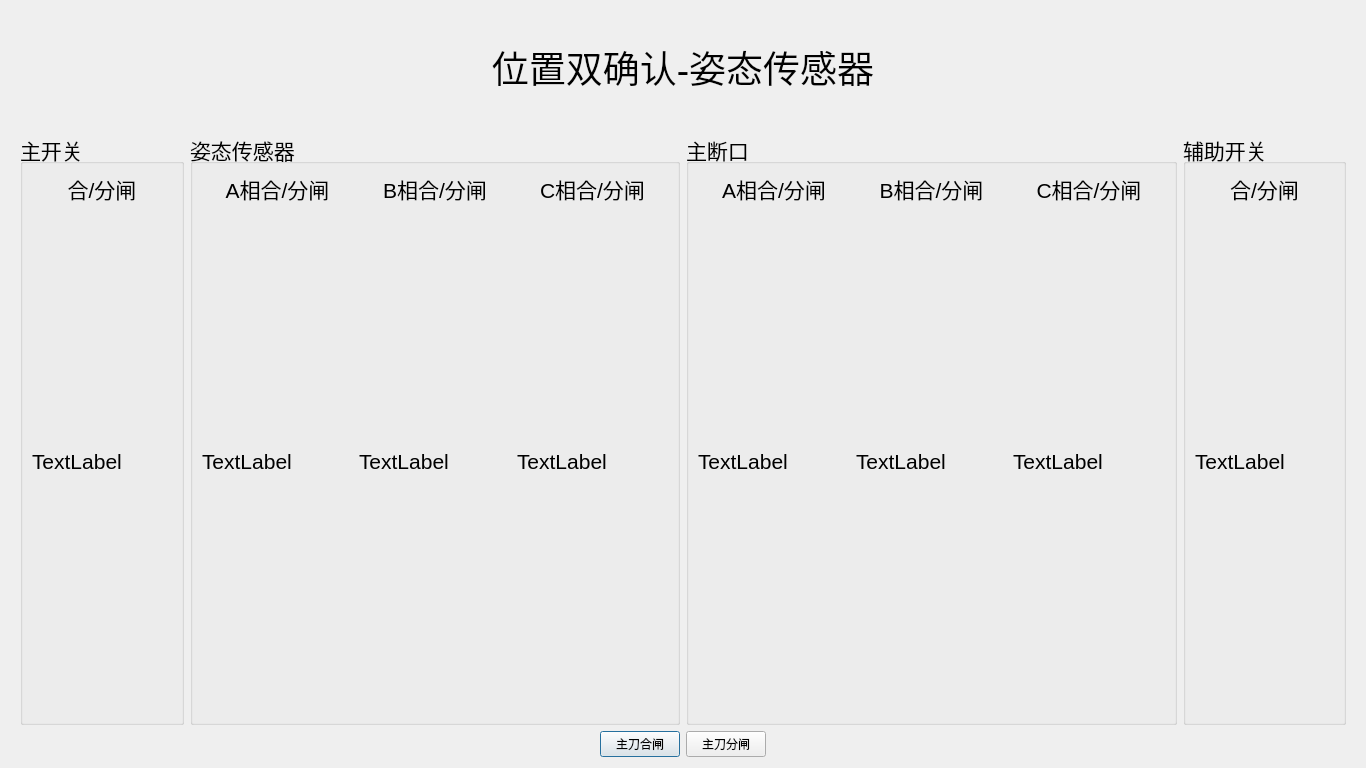
<?xml version="1.0" encoding="UTF-8"?>
<ui version="4.0">
 <class>switchangels</class>
 <widget class="QDialog" name="switchangels">
  <property name="windowModality">
   <enum>Qt::ApplicationModal</enum>
  </property>
  <property name="geometry">
   <rect>
    <x>0</x>
    <y>0</y>
    <width>1366</width>
    <height>768</height>
   </rect>
  </property>
  <property name="sizePolicy">
   <sizepolicy hsizetype="Preferred" vsizetype="Preferred">
    <horstretch>0</horstretch>
    <verstretch>0</verstretch>
   </sizepolicy>
  </property>
  <property name="windowTitle">
   <string>位置双确认-姿态传感器</string>
  </property>
  <property name="windowIcon">
   <iconset resource="images.qrc">
    <normaloff>:/images/cgjt.png</normaloff>:/images/cgjt.png</iconset>
  </property>
  <layout class="QVBoxLayout" name="verticalLayout_9" stretch="1,5,2">
   <property name="leftMargin">
    <number>20</number>
   </property>
   <property name="topMargin">
    <number>9</number>
   </property>
   <property name="rightMargin">
    <number>20</number>
   </property>
   <item>
    <widget class="QLabel" name="labportTitle">
     <property name="font">
      <font>
       <family>Arial</family>
       <pointsize>28</pointsize>
      </font>
     </property>
     <property name="text">
      <string>&lt;html&gt;&lt;head/&gt;&lt;body&gt;&lt;p align=&quot;center&quot;&gt;位置双确认-姿态传感器&lt;/p&gt;&lt;/body&gt;&lt;/html&gt;</string>
     </property>
    </widget>
   </item>
   <item>
    <layout class="QHBoxLayout" name="horizontalLayout_4" stretch="1,3,3,1">
     <item>
      <widget class="QGroupBox" name="groupBox_4">
       <property name="font">
        <font>
         <family>Arial</family>
         <pointsize>16</pointsize>
        </font>
       </property>
       <property name="title">
        <string>主开关</string>
       </property>
       <layout class="QVBoxLayout" name="verticalLayout_8">
        <item>
         <widget class="QLabel" name="label_8">
          <property name="maximumSize">
           <size>
            <width>16777215</width>
            <height>30</height>
           </size>
          </property>
          <property name="text">
           <string>&lt;html&gt;&lt;head/&gt;&lt;body&gt;&lt;p align=&quot;center&quot;&gt;合/分闸&lt;/p&gt;&lt;/body&gt;&lt;/html&gt;</string>
          </property>
         </widget>
        </item>
        <item>
         <widget class="QLabel" name="labZong">
          <property name="text">
           <string>TextLabel</string>
          </property>
         </widget>
        </item>
       </layout>
      </widget>
     </item>
     <item>
      <widget class="QGroupBox" name="groupBox">
       <property name="font">
        <font>
         <family>Arial</family>
         <pointsize>16</pointsize>
        </font>
       </property>
       <property name="title">
        <string>姿态传感器</string>
       </property>
       <layout class="QHBoxLayout" name="horizontalLayout">
        <item>
         <layout class="QVBoxLayout" name="verticalLayout_2">
          <item>
           <widget class="QLabel" name="label">
            <property name="maximumSize">
             <size>
              <width>16777215</width>
              <height>30</height>
             </size>
            </property>
            <property name="text">
             <string>&lt;html&gt;&lt;head/&gt;&lt;body&gt;&lt;p align=&quot;center&quot;&gt;A相合/分闸&lt;/p&gt;&lt;/body&gt;&lt;/html&gt;</string>
            </property>
           </widget>
          </item>
          <item>
           <widget class="QLabel" name="labferrtingA">
            <property name="minimumSize">
             <size>
              <width>0</width>
              <height>0</height>
             </size>
            </property>
            <property name="text">
             <string>TextLabel</string>
            </property>
           </widget>
          </item>
         </layout>
        </item>
        <item>
         <layout class="QVBoxLayout" name="verticalLayout_3">
          <item>
           <widget class="QLabel" name="label_4">
            <property name="maximumSize">
             <size>
              <width>16777215</width>
              <height>30</height>
             </size>
            </property>
            <property name="text">
             <string>&lt;html&gt;&lt;head/&gt;&lt;body&gt;&lt;p align=&quot;center&quot;&gt;B相合/分闸&lt;/p&gt;&lt;/body&gt;&lt;/html&gt;</string>
            </property>
           </widget>
          </item>
          <item>
           <widget class="QLabel" name="labferrtingB">
            <property name="minimumSize">
             <size>
              <width>0</width>
              <height>0</height>
             </size>
            </property>
            <property name="text">
             <string>TextLabel</string>
            </property>
           </widget>
          </item>
         </layout>
        </item>
        <item>
         <layout class="QVBoxLayout" name="verticalLayout_4">
          <item>
           <widget class="QLabel" name="label_5">
            <property name="maximumSize">
             <size>
              <width>16777215</width>
              <height>30</height>
             </size>
            </property>
            <property name="text">
             <string>&lt;html&gt;&lt;head/&gt;&lt;body&gt;&lt;p align=&quot;center&quot;&gt;C相合/分闸&lt;/p&gt;&lt;/body&gt;&lt;/html&gt;</string>
            </property>
           </widget>
          </item>
          <item>
           <widget class="QLabel" name="labferrtingC">
            <property name="minimumSize">
             <size>
              <width>0</width>
              <height>0</height>
             </size>
            </property>
            <property name="text">
             <string>TextLabel</string>
            </property>
           </widget>
          </item>
         </layout>
        </item>
       </layout>
      </widget>
     </item>
     <item>
      <widget class="QGroupBox" name="groupBox_2">
       <property name="font">
        <font>
         <family>Arial</family>
         <pointsize>16</pointsize>
        </font>
       </property>
       <property name="title">
        <string>主断口</string>
       </property>
       <layout class="QHBoxLayout" name="horizontalLayout_2">
        <item>
         <layout class="QVBoxLayout" name="verticalLayout_5">
          <item>
           <widget class="QLabel" name="label_2">
            <property name="maximumSize">
             <size>
              <width>16777215</width>
              <height>30</height>
             </size>
            </property>
            <property name="text">
             <string>&lt;html&gt;&lt;head/&gt;&lt;body&gt;&lt;p align=&quot;center&quot;&gt;A相合/分闸&lt;/p&gt;&lt;/body&gt;&lt;/html&gt;</string>
            </property>
           </widget>
          </item>
          <item>
           <widget class="QLabel" name="labportA">
            <property name="minimumSize">
             <size>
              <width>0</width>
              <height>0</height>
             </size>
            </property>
            <property name="text">
             <string>TextLabel</string>
            </property>
           </widget>
          </item>
         </layout>
        </item>
        <item>
         <layout class="QVBoxLayout" name="verticalLayout_6">
          <item>
           <widget class="QLabel" name="label_6">
            <property name="maximumSize">
             <size>
              <width>16777215</width>
              <height>30</height>
             </size>
            </property>
            <property name="text">
             <string>&lt;html&gt;&lt;head/&gt;&lt;body&gt;&lt;p align=&quot;center&quot;&gt;B相合/分闸&lt;/p&gt;&lt;/body&gt;&lt;/html&gt;</string>
            </property>
           </widget>
          </item>
          <item>
           <widget class="QLabel" name="labportB">
            <property name="minimumSize">
             <size>
              <width>0</width>
              <height>0</height>
             </size>
            </property>
            <property name="text">
             <string>TextLabel</string>
            </property>
           </widget>
          </item>
         </layout>
        </item>
        <item>
         <layout class="QVBoxLayout" name="verticalLayout_7">
          <item>
           <widget class="QLabel" name="label_7">
            <property name="maximumSize">
             <size>
              <width>16777215</width>
              <height>30</height>
             </size>
            </property>
            <property name="text">
             <string>&lt;html&gt;&lt;head/&gt;&lt;body&gt;&lt;p align=&quot;center&quot;&gt;C相合/分闸&lt;/p&gt;&lt;/body&gt;&lt;/html&gt;</string>
            </property>
           </widget>
          </item>
          <item>
           <widget class="QLabel" name="labportC">
            <property name="minimumSize">
             <size>
              <width>0</width>
              <height>0</height>
             </size>
            </property>
            <property name="text">
             <string>TextLabel</string>
            </property>
           </widget>
          </item>
         </layout>
        </item>
       </layout>
      </widget>
     </item>
     <item>
      <widget class="QGroupBox" name="groupBox_3">
       <property name="font">
        <font>
         <family>Arial</family>
         <pointsize>16</pointsize>
        </font>
       </property>
       <property name="title">
        <string>辅助开关</string>
       </property>
       <layout class="QVBoxLayout" name="verticalLayout">
        <item>
         <widget class="QLabel" name="label_3">
          <property name="maximumSize">
           <size>
            <width>16777215</width>
            <height>30</height>
           </size>
          </property>
          <property name="text">
           <string>&lt;html&gt;&lt;head/&gt;&lt;body&gt;&lt;p align=&quot;center&quot;&gt;合/分闸&lt;/p&gt;&lt;/body&gt;&lt;/html&gt;</string>
          </property>
         </widget>
        </item>
        <item>
         <widget class="QLabel" name="labelauxiliary">
          <property name="minimumSize">
           <size>
            <width>0</width>
            <height>0</height>
           </size>
          </property>
          <property name="text">
           <string>TextLabel</string>
          </property>
         </widget>
        </item>
       </layout>
      </widget>
     </item>
    </layout>
   </item>
   <item>
    <layout class="QHBoxLayout" name="horizontalLayout_3">
     <item>
      <spacer name="horizontalSpacer_3">
       <property name="orientation">
        <enum>Qt::Horizontal</enum>
       </property>
       <property name="sizeHint" stdset="0">
        <size>
         <width>40</width>
         <height>20</height>
        </size>
       </property>
      </spacer>
     </item>
     <item>
      <widget class="QPushButton" name="btHeManual2">
       <property name="text">
        <string>主刀合闸</string>
       </property>
      </widget>
     </item>
     <item>
      <widget class="QPushButton" name="btFenManual2">
       <property name="text">
        <string>主刀分闸</string>
       </property>
      </widget>
     </item>
     <item>
      <spacer name="horizontalSpacer_2">
       <property name="orientation">
        <enum>Qt::Horizontal</enum>
       </property>
       <property name="sizeHint" stdset="0">
        <size>
         <width>40</width>
         <height>20</height>
        </size>
       </property>
      </spacer>
     </item>
    </layout>
   </item>
  </layout>
 </widget>
 <resources>
  <include location="images.qrc"/>
 </resources>
 <connections/>
</ui>
